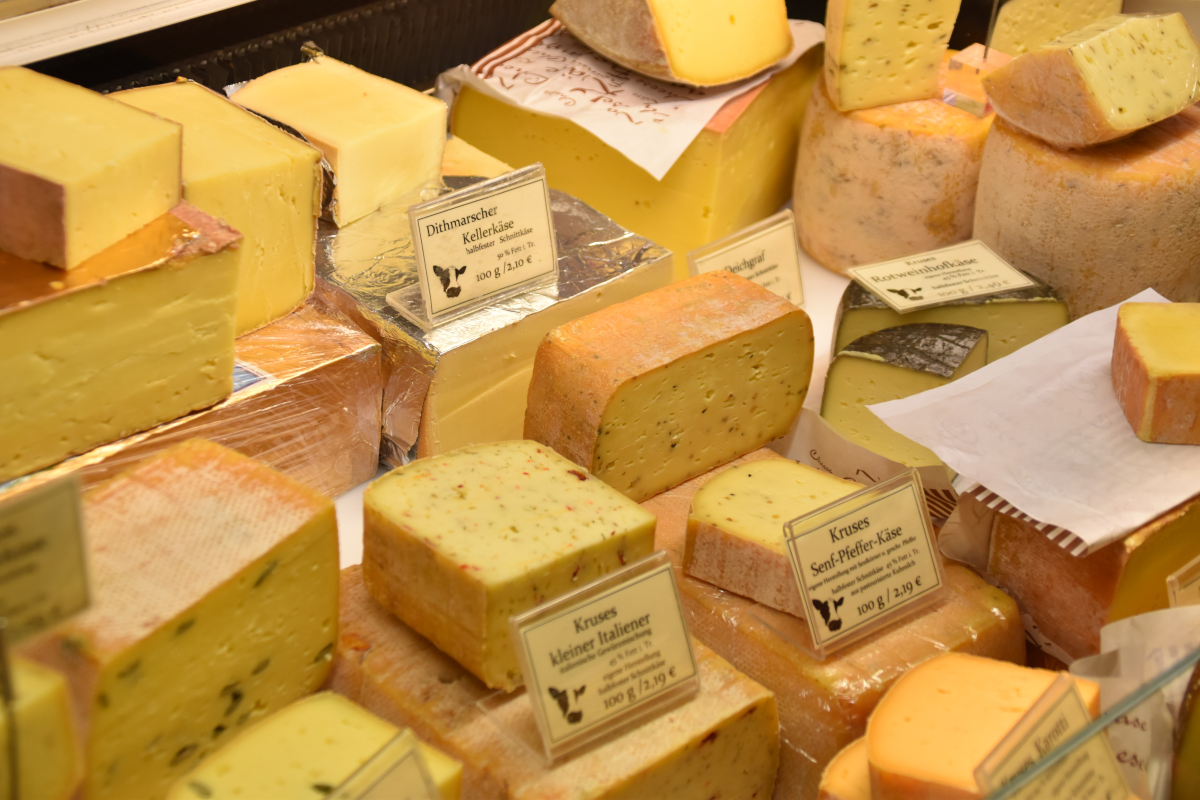
#> input picture a3/resource/cheese.jpg, 6000 x 4000 px (shown at 1/5 size)
$ python a7.py
#> lines starting #> are read from the running program, lines starting #| are printed output that depends on the picture
import cv2
import numpy as np
import sys


src_img = cv2.imread("resource/cheese.jpg")
#> src_img is the input picture: shape (4000, 6000, 3); mean B, G, R 73.3, 144.1, 190.2
src_img = cv2.resize(src_img,(400,400))
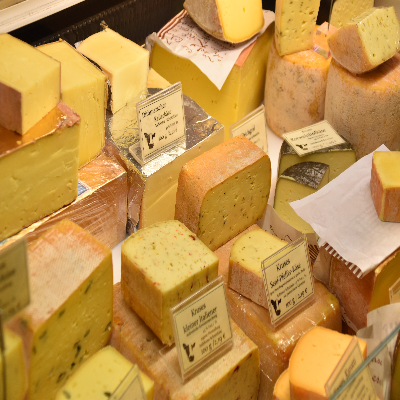
#> src_img: shape (400, 400, 3); mean B, G, R 73.5, 144.3, 190.4

sigma_x = 0
ddepth = -1
ksize = 1
diameter = 1
sigma_color = 1
simga_space = 1
canny_th1 = 0
canny_th2 = 10

#2
gray_img = cv2.cvtColor(src_img,cv2.COLOR_BGR2GRAY)
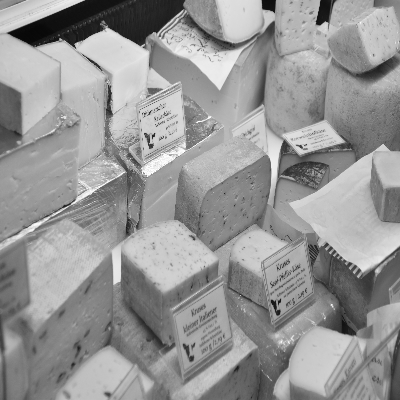
#> gray_img: shape (400, 400); min 7, max 255, mean 150
sharr_x = cv2.Scharr(gray_img,ddepth,1,0)
sharr_y = cv2.Scharr(gray_img,ddepth,0,1)
len_img = np.copy(gray_img)
#geht bestimmt schoener
for x in range(len_img.shape[0]):
    for y in range(len_img.shape[1]):
        len_img[x][y] = np.linalg.norm([sharr_x[x][y],sharr_y[x][y]])
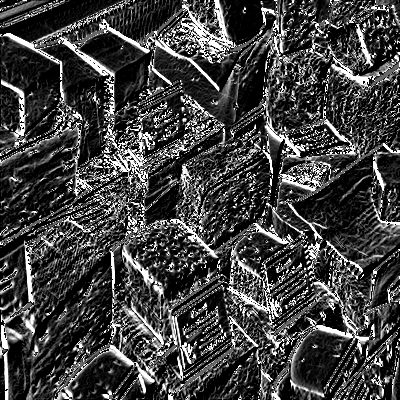
#> len_img: shape (400, 400); min 0, max 255, mean 65.4

sharr_x = cv2.cvtColor(sharr_x,cv2.COLOR_GRAY2BGR)
#> sharr_x: shape (400, 400, 3)
sharr_y = cv2.cvtColor(sharr_y,cv2.COLOR_GRAY2BGR)
#> sharr_y: shape (400, 400, 3)
len_img = cv2.cvtColor(len_img,cv2.COLOR_GRAY2BGR)
#> len_img: shape (400, 400, 3)


def on_slide_sigma_x(val):
    global sigma_x

    sigma_x = int(val)
    calc_img()

def on_slide_cannyth1(val):
    global canny_th1

    canny_th1 = int(val)
    calc_img()

def on_slide_cannyth2(val):
    global canny_th2

    canny_th2 = int(val)
    calc_img()

def on_slide_sigma_color(val):
    global sigma_color

    sigma_color = float(val)
    calc_img()

def on_slide_sigma_space(val):
    global simga_space

    simga_space = float(val)
    calc_img()

def on_slide_diameter(val):
    global diameter

    diameter = int(val)
    calc_img()

def on_slide_ksize(val):
    global ksize

    ksize = int(val)
    calc_img()

def calc_img():

    if ksize % 2 == 0 :
        gaus_ksize = ksize+1
    else:
        gaus_ksize = ksize

    box_img = cv2.boxFilter(src_img,ddepth,(ksize,ksize))
    gaus_img =cv2.GaussianBlur(src_img,(gaus_ksize,gaus_ksize),sigma_x)
    bi_img = cv2.bilateralFilter(src_img,diameter,sigma_color,simga_space)
    med_img = cv2.medianBlur(src_img,gaus_ksize)
    #3
    canny = cv2.Canny(src_img,canny_th1,canny_th2)
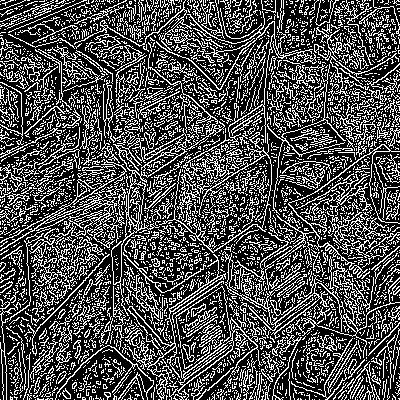
#> canny: shape (400, 400); 30.8% white in thin lines or dots
    canny = cv2.merge((canny,canny,canny))
#> canny: shape (400, 400, 3); 30.8% white in thin lines or dots

    row1 = np.hstack((box_img,gaus_img,bi_img,med_img))
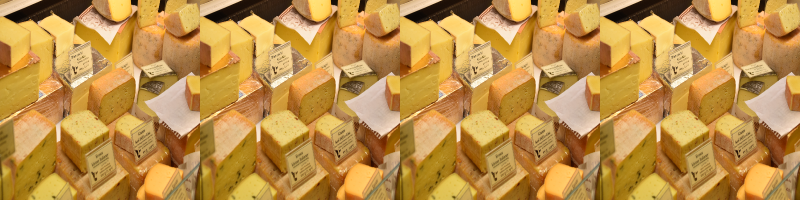
#> row1: shape (400, 1600, 3) (shown at 1/2 size); mean B, G, R 73.5, 144.3, 190.4
    row2 = np.hstack((sharr_x,sharr_y,len_img,canny))
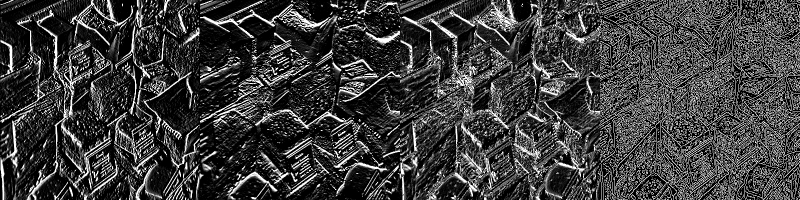
#> row2: shape (400, 1600, 3) (shown at 1/2 size); min 0, max 255, mean 60.7
    stack = np.vstack((row1,row2))
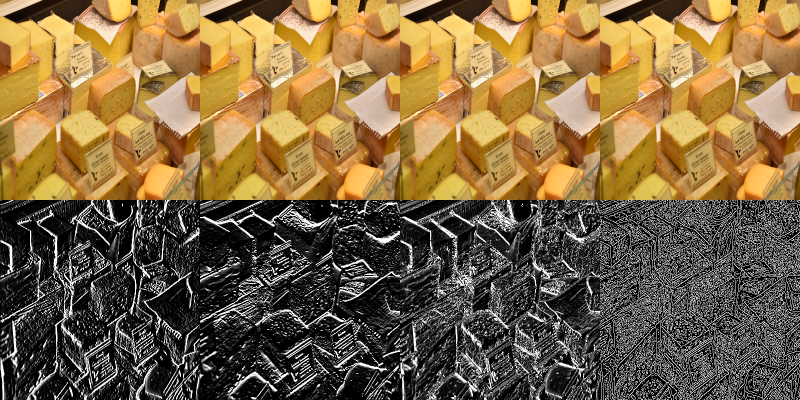
#> stack: shape (800, 1600, 3) (shown at 1/2 size); mean B, G, R 67.1, 102.5, 125.6
    cv2.imshow('aufg 7',stack)

def main():
    global src_img

    cv2.namedWindow("aufg 7",cv2.WINDOW_NORMAL)
    cv2.createTrackbar("ksize","aufg 7",1,100,on_slide_ksize)
    cv2.createTrackbar("sigma x","aufg 7",1,100,on_slide_sigma_x)
    cv2.createTrackbar("sigma color","aufg 7",1,100,on_slide_sigma_color)
    cv2.createTrackbar("sigma space","aufg 7",1,100,on_slide_sigma_space)
    cv2.createTrackbar("sigma diameter","aufg 7",1,100,on_slide_diameter)
    cv2.createTrackbar("canny threshold 1","aufg 7",1,1000,on_slide_cannyth1)
    cv2.createTrackbar("canny threshold 2","aufg 7",1,1000,on_slide_cannyth2)
    calc_img()
    cv2.waitKey(0)

if __name__ == "__main__":
    main()
